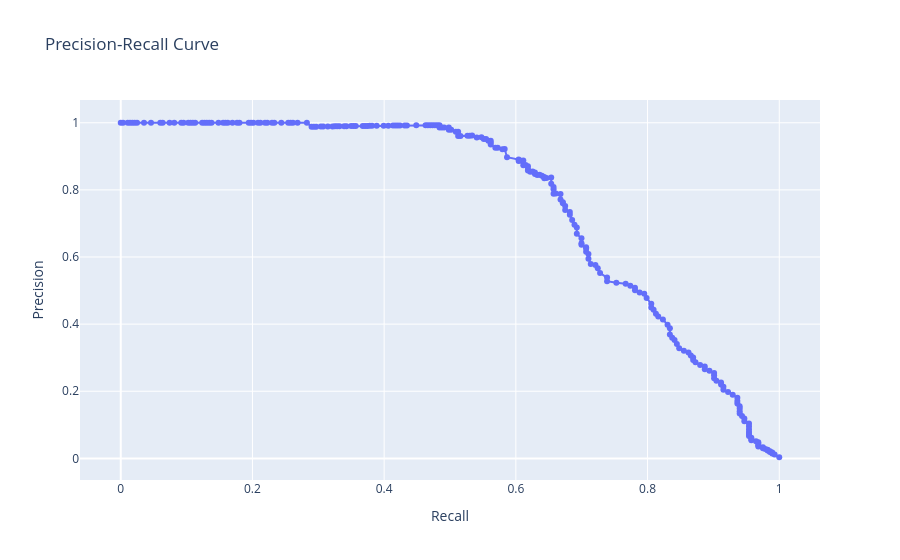

The code cell stored with this chart in its notebook:
### Markdown cell above
On a le meilleur f1-score vers le seuil de 0.35

### Code cell
precision, recall, thresholds = precision_recall_curve(
    y_val,
    y_val_proba_rf_card
)

fig = px.line(
    x=recall,
    y=precision,
    markers=True,
    labels={
        "x": "Recall",
        "y": "Precision"
    },
    title="Precision-Recall Curve"
)

fig.show()

### Figure 1 — Plotly figure (JSON) as saved in the notebook; plotly's stock layout.template omitted (floating-point values rounded to 4 significant figures; data arrays with more than 128 entries replaced by an {"elided": "..."} marker saying what was removed)
{"data": [{"hovertemplate": "Recall=%{x}<br>Precision=%{y}<extra></extra>", "legendgroup": "", "line": {"color": "#636efa", "dash": "solid"}, "marker": {"symbol": "circle"}, "mode": "lines+markers", "name": "", "orientation": "v", "showlegend": false, "type": "scatter", "x": {"elided": "236 float values"}, "xaxis": "x", "y": {"elided": "236 float values"}, "yaxis": "y"}], "layout": {"legend": {"tracegroupgap": 0}, "title": {"text": "Precision-Recall Curve"}, "xaxis": {"anchor": "y", "domain": [0, 1], "title": {"text": "Recall"}}, "yaxis": {"anchor": "x", "domain": [0, 1], "title": {"text": "Precision"}}}}
